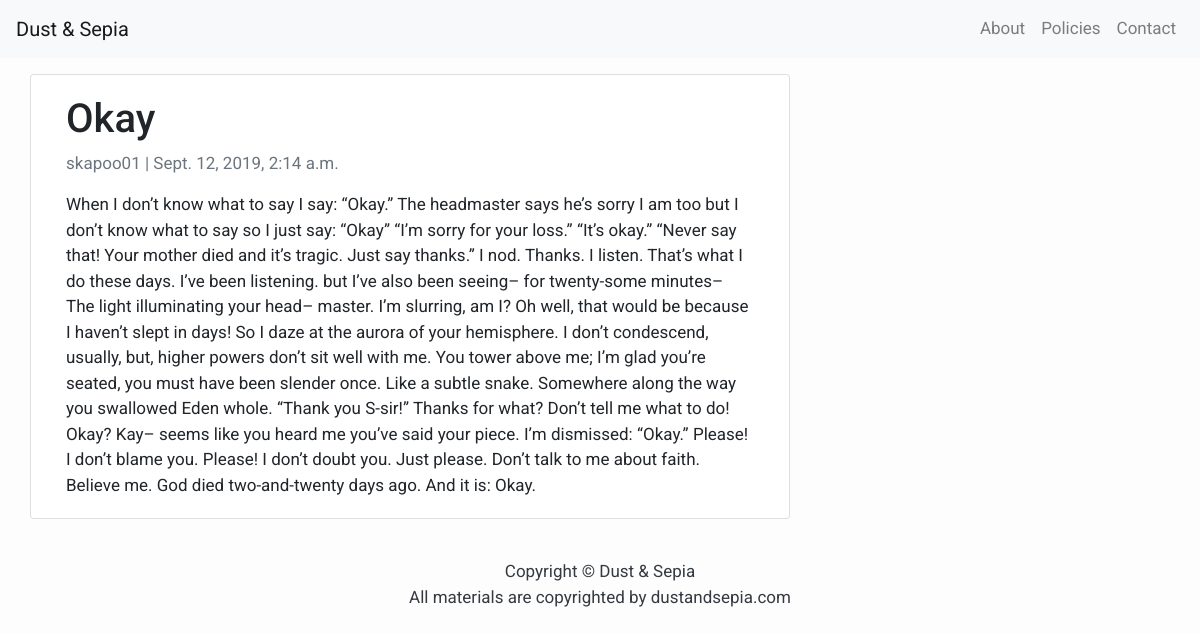
The page /okay/ on the database its author committed.
### blog/models.py (models this page shows, shortened)
class Post(models.Model):
	title = models.CharField(max_length=200, unique=True)
	slug = models.SlugField(max_length=200, unique=True)
	author = models.ForeignKey(User, on_delete=models.CASCADE, related_name='blog_posts')
	updated_on = models.DateTimeField(auto_now=True)
	content = models.TextField()
	created_on = models.DateTimeField(auto_now_add=True)
	status = models.IntegerField(choices=STATUS, default=0)
	class Meta:
		ordering = ['-created_on']

### blog/views.py (the view)
# urls.py: path('<slug:slug>/', views.PostDetail.as_view(), name='post_detail'),
class PostDetail(generic.DetailView):
	model = Post
	template_name = 'post_detail.html'

### templates/post_detail.html
{% extends "base.html" %}
{% block content %}
	<div class="container">
		<div class="row">
			<div class="col-md-8 card mb-4 mt-3 left top">
				<div class="card-body">
					<h1>{% block title %}{{ object.title }}{% endblock title %}</h1>
					<p class="text-muted">{{ post.author }} | {{ post.created_on }}</p>
					<p class="card-text">{{ object.content | safe}}</p>
				</div>
			</div>
		</div>
	</div>
{% endblock content %}

### templates/base.html (style rules this page uses)
body { font-family: "Roboto", sans-serif; font-size: 17px; background-color: #fdfdfd; }

### rows shown on the page
Post: title "Okay", author "skapoo01", created_on "Sept. 12, 2019, 2:14 a.m.", content "When I don’t know what to say I say: “Okay.” The headmaster says he’s sorry I am too but I don’t know what to say so I just say: “Okay” “I’m sorry for your loss.” “It’s okay.” “Never say that! Your mother died and it’s tragic. Just say thanks.” I nod. Thanks. I listen. That’s what I do these days. I’ve been listening. but I’ve also been seeing– for twenty-some minutes– The light illuminating your head– master. I’m slurring, am I? Oh well, that would be because I haven’t slept in days! So I daze at the aurora of your hemisphere. I don’t condescend, usually, but, higher powers don’t sit well with me. You tower above me; I’m glad you’re seated, you must have been slender once. Like a subtle…"
